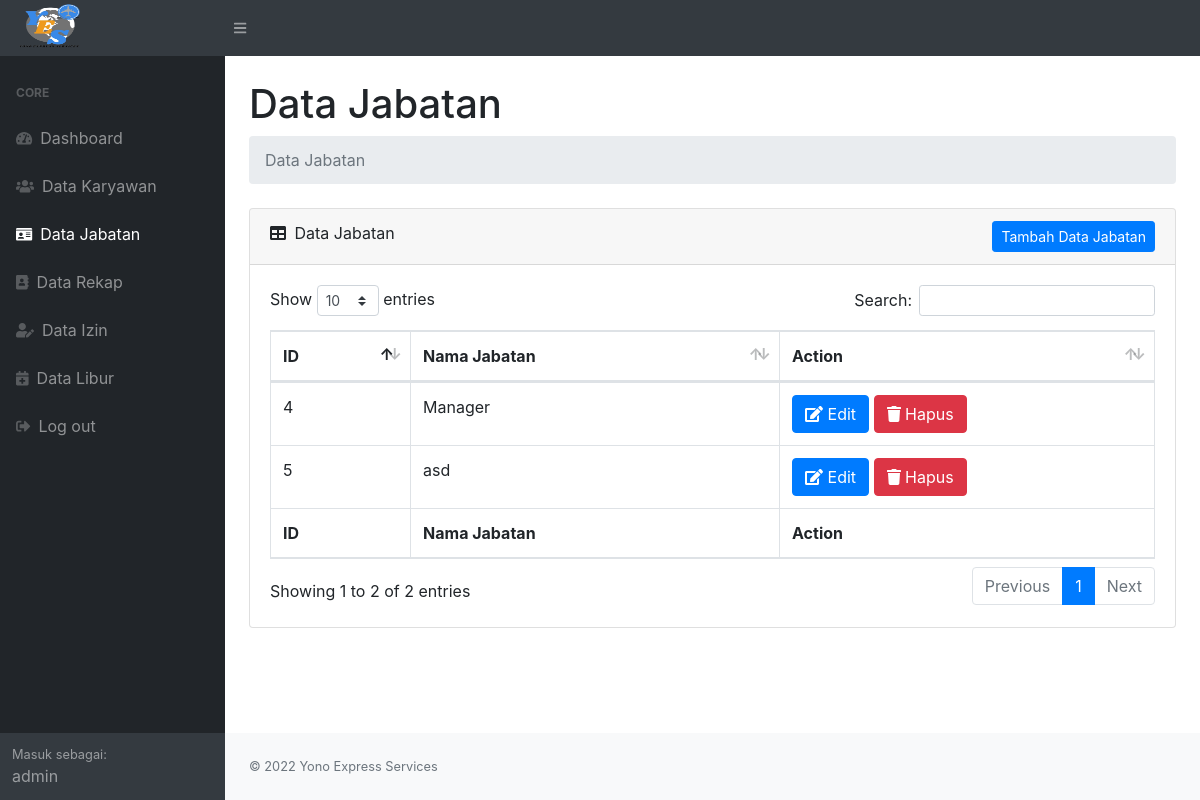
Page /data_jabatan.php (signed in) on the committed database.
### tables this page shows
CREATE TABLE `jabatan` (
  `jabatan_id` int(12) NOT NULL,
  `jabatan_nama` varchar(50) NOT NULL
);

### data_jabatan.php (the view, shortened to what this page needs)
<?php
require_once("./header.php");
?>
<div id="layoutSidenav_content">
    <main>
        <div class="container-fluid">
            <h1 class="mt-4">Data Jabatan</h1>
            <ol class="breadcrumb mb-4">
                <li class="breadcrumb-item active">Data Jabatan</li>
            </ol>
            <div class="card mb-4">
                <div class="card-header d-flex justify-content-between">
                    <div>
                        <i class="fas fa-table mr-1"></i>
                        Data Jabatan
                    </div>
                    <div>
                        <a href="./tambah_jabatan.php">
                            <button type="submit" class="btn btn-sm btn-primary">
                                Tambah Data Jabatan
                            </button>
                        </a>
                    </div>
                </div>
                <div class="card-body">
                    <div class="table-responsive">
                        <table class="table table-bordered" id="dataTable" width="100%" cellspacing="0">
                            <thead>
                                <tr>
                                    <th>ID</th>
                                    <th>Nama Jabatan</th>
                                    <th>Action</th>
                                </tr>
                            </thead>
                            <tfoot>
                                <tr>
                                    <th>ID</th>
                                    <th>Nama Jabatan</th>
                                    <th>Action</th>
                                </tr>
                            </tfoot>
                            <tbody>
                                <?php
                            $sql = "SELECT * FROM `jabatan` ORDER BY `jabatan`.`jabatan_id` ASC";
                            $result = $koneksi->query($sql);
                            while ($row = $result->fetch_assoc()) {
                                $jabatan_id = $row['jabatan_id'];
                                $jabatan_nama = $row['jabatan_nama'];
                            ?>
                                <tr>
                                    <td><?php echo $jabatan_id; ?></td>
                                    <td><?php echo $jabatan_nama; ?></td>
                                    <td>
                                        <a href="edit_jabatan.php?jabatan_id=<?php echo $jabatan_id; ?>"
                                            class="btn btn-primary"><i class="fas fa-edit"></i> Edit</a>
                                        <a href="hapus_jabatan.php?jabatan_id=<?php echo $jabatan_id; ?>"
                                            class="btn btn-danger" onclick="return confirm('Apakah anda yakin?')"><i
                                                class="fas fa-trash"></i> Hapus</a>
                                    </td>
                                </tr>
                                <?php
                            }
                            ?>
                            </tbody>
                        </table>
                    </div>
                </div>
            </div>
        </div>
    </main>
    <?php
require_once("./footer.php");
?>

### rows in the picture
jabatan: jabatan_id "4", jabatan_nama "Manager"
jabatan: jabatan_id "5", jabatan_nama "asd"

### other values in the picture
$username "admin"
